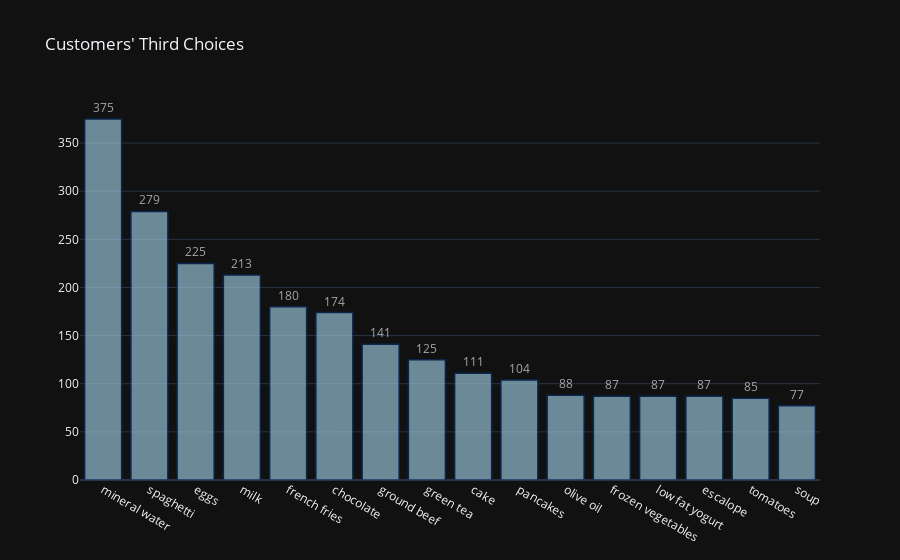

Notebook cell for this chart:
### Code cell
fig = go.Figure(data=[go.Bar(x=df_table_third["items"], y=df_table_third["incident_count"],
            hovertext=df_table_third["items"], text=df_table_third["incident_count"], textposition="outside")])

fig.update_traces(marker_color='rgb(158,202,225)', marker_line_color='rgb(8,48,107)',
                  marker_line_width=1.5, opacity=0.65)
fig.update_layout(title_text="Customers' Third Choices", template="plotly_dark")
fig.show()

### Figure 1 — Plotly figure (JSON) as saved in the notebook; plotly's stock layout.template omitted (floating-point values rounded to 4 significant figures)
{"data": [{"hovertext": ["mineral water", "spaghetti", "eggs", "milk", "french fries", "chocolate", "ground beef", "green tea", "cake", "pancakes", "olive oil", "frozen vegetables", "low fat yogurt", "escalope", "tomatoes", "soup"], "marker": {"color": "rgb(158,202,225)", "line": {"color": "rgb(8,48,107)", "width": 1.5}}, "opacity": 0.65, "text": [375, 279, 225, 213, 180, 174, 141, 125, 111, 104, 88, 87, 87, 87, 85, 77], "textposition": "outside", "type": "bar", "x": ["mineral water", "spaghetti", "eggs", "milk", "french fries", "chocolate", "ground beef", "green tea", "cake", "pancakes", "olive oil", "frozen vegetables", "low fat yogurt", "escalope", "tomatoes", "soup"], "y": [375, 279, 225, 213, 180, 174, 141, 125, 111, 104, 88, 87, 87, 87, 85, 77]}], "layout": {"title": {"text": "Customers' Third Choices"}}}
